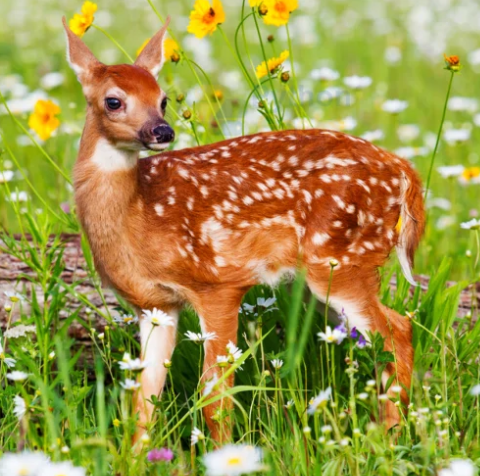
#> input picture deer.jpg, 480 x 476 px
$ jupyter execute Ex-6.ipynb   (older library calls are emulated)
#> lines starting #> are read from the running program, lines starting #| are printed output that depends on the picture
## Exp-6- Record-Edge detection
## Name: Rasindhan R
## REG NO: 212224230222

[cell 1]
import cv2
import numpy as np
import matplotlib.pyplot as plt

[cell 2]
image = cv2.imread('deer.jpg')  # Replace with your image path
#> image is the input picture: shape (476, 480, 3); mean B, G, R 71.5, 147.8, 158.1
gray_image = cv2.cvtColor(image, cv2.COLOR_BGR2GRAY)
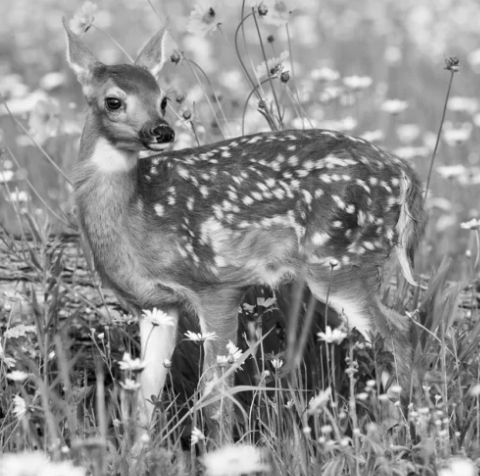
#> gray_image: shape (476, 480); min 1, max 254, mean 142.2
# Original Image
plt.imshow(cv2.cvtColor(image, cv2.COLOR_BGR2RGB))
plt.title('Original Image')
plt.axis('off')

[cell 3]
sobel_x = cv2.Sobel(gray_image, cv2.CV_64F, 1, 0, ksize=5)  # Sobel in x direction
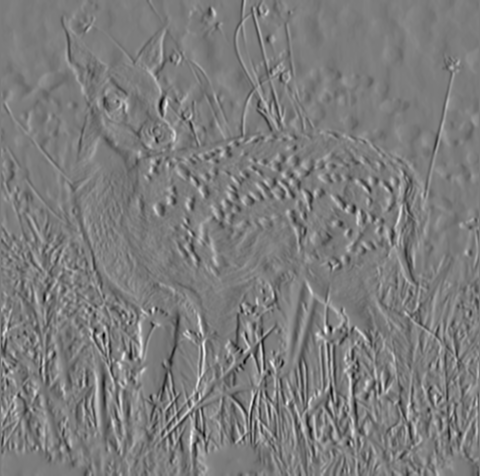
#> sobel_x: shape (476, 480) float64; min -8041, max 8398, mean 1.5; drawn with min black and max white
sobel_y = cv2.Sobel(gray_image, cv2.CV_64F, 0, 1, ksize=5)  # Sobel in y direction
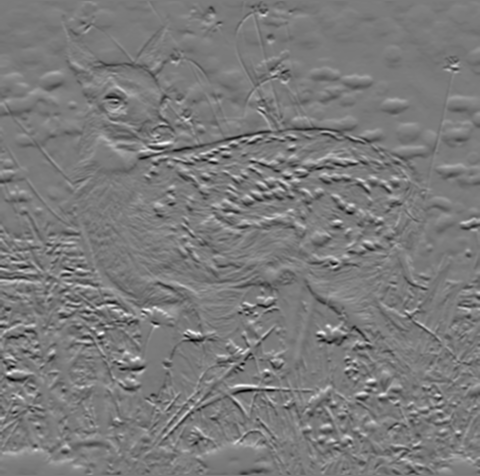
#> sobel_y: shape (476, 480) float64; min -7404, max 7925, mean -9.3; drawn with min black and max white
sobel_combined = cv2.magnitude(sobel_x, sobel_y)  # Combine both directions
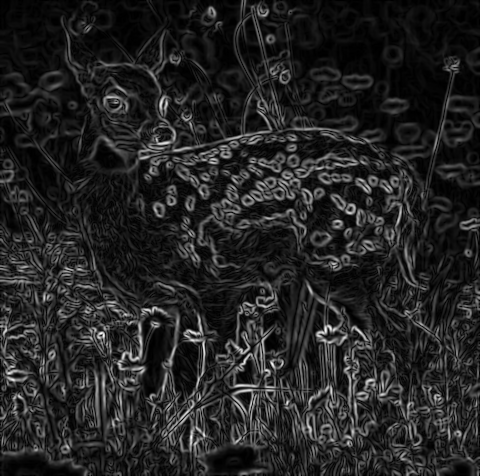
#> sobel_combined: shape (476, 480) float64; min 0, max 8398.8, mean 1193.4; drawn with min black and max white
plt.imshow(sobel_combined, cmap='gray')
plt.title('Sobel Edge Detection')
plt.axis('off')

[cell 4]
laplacian = cv2.Laplacian(gray_image, cv2.CV_64F)
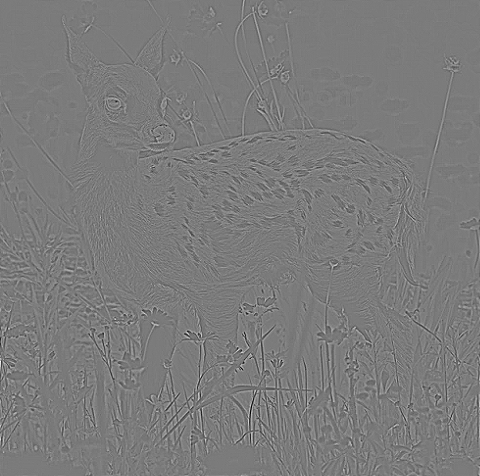
#> laplacian: shape (476, 480) float64; min -262, max 278, mean 0; drawn with min black and max white
plt.imshow(laplacian, cmap='gray')
plt.title('Laplacian Edge Detection')
plt.axis('off')

[cell 5]
canny_edges = cv2.Canny(gray_image, 50, 150)
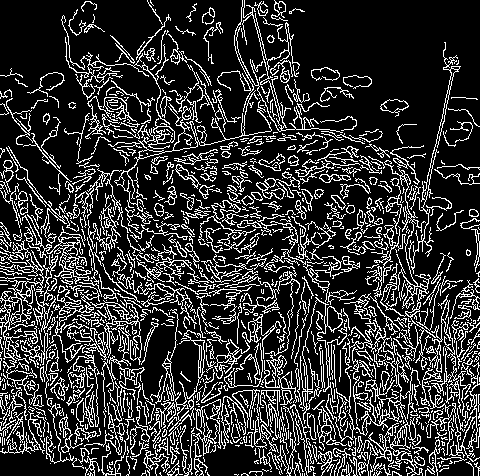
#> canny_edges: shape (476, 480); 20.3% white in thin lines or dots
plt.imshow(canny_edges, cmap='gray')
plt.title('Canny Edge Detection')
plt.axis('off')

[cell 6]
image = cv2.imread("deer.jpg")

gray = cv2.cvtColor(image, cv2.COLOR_BGR2GRAY)
prewitt_x = np.array([[1, 0, -1],
                      [1, 0, -1],
                      [1, 0, -1]])

prewitt_y = np.array([[1, 1, 1],
                      [0, 0, 0],
                      [-1, -1, -1]])

prewitt_x_edge = cv2.filter2D(gray, -1, prewitt_x)
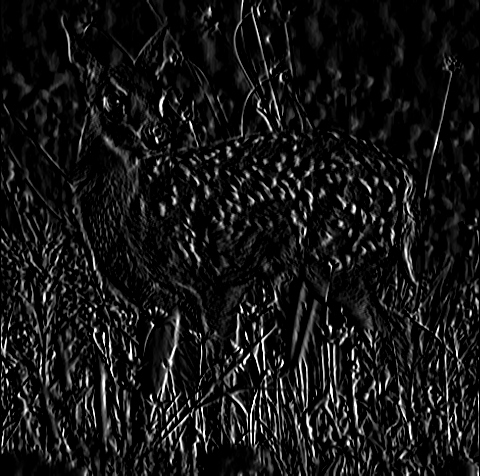
#> prewitt_x_edge: shape (476, 480); min 0, max 255, mean 21.9
prewitt_y_edge = cv2.filter2D(gray, -1, prewitt_y)
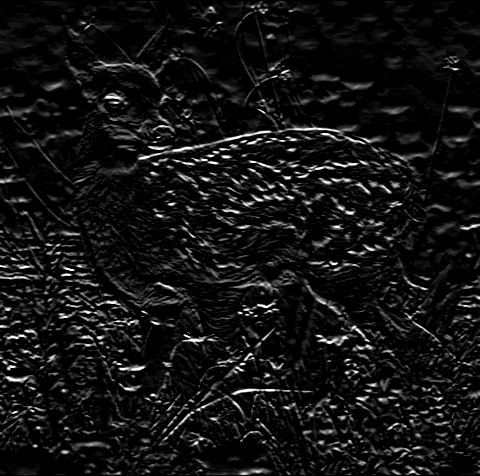
#> prewitt_y_edge: shape (476, 480); min 0, max 255, mean 18.8
prewitt = cv2.magnitude(prewitt_x_edge.astype(np.float32),
                        prewitt_y_edge.astype(np.float32))
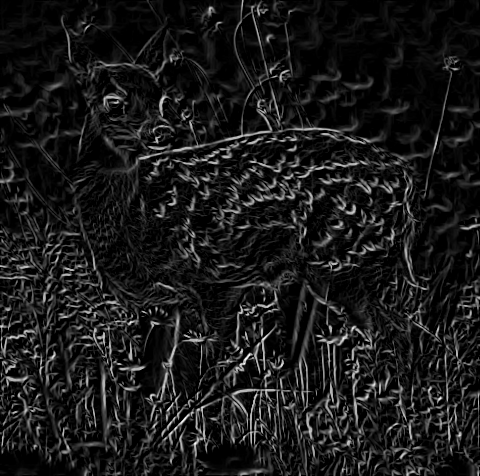
#> prewitt: shape (476, 480) float32; min 0, max 360.6, mean 37; drawn with min black and max white

plt.imshow(canny_edges, cmap='gray')
plt.title('Prewitt Edge Detection')
plt.axis('off')

[cell 7]
canny = cv2.Canny(gray, 100, 200)
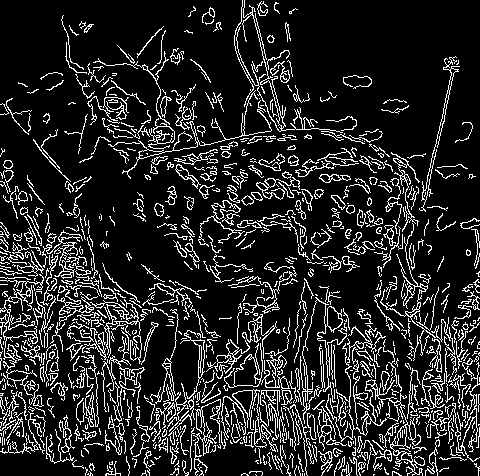
#> canny: shape (476, 480); 14.8% white in thin lines or dots
plt.imshow(canny, cmap='gray')
plt.title("Canny Edge")
plt.axis("off")
